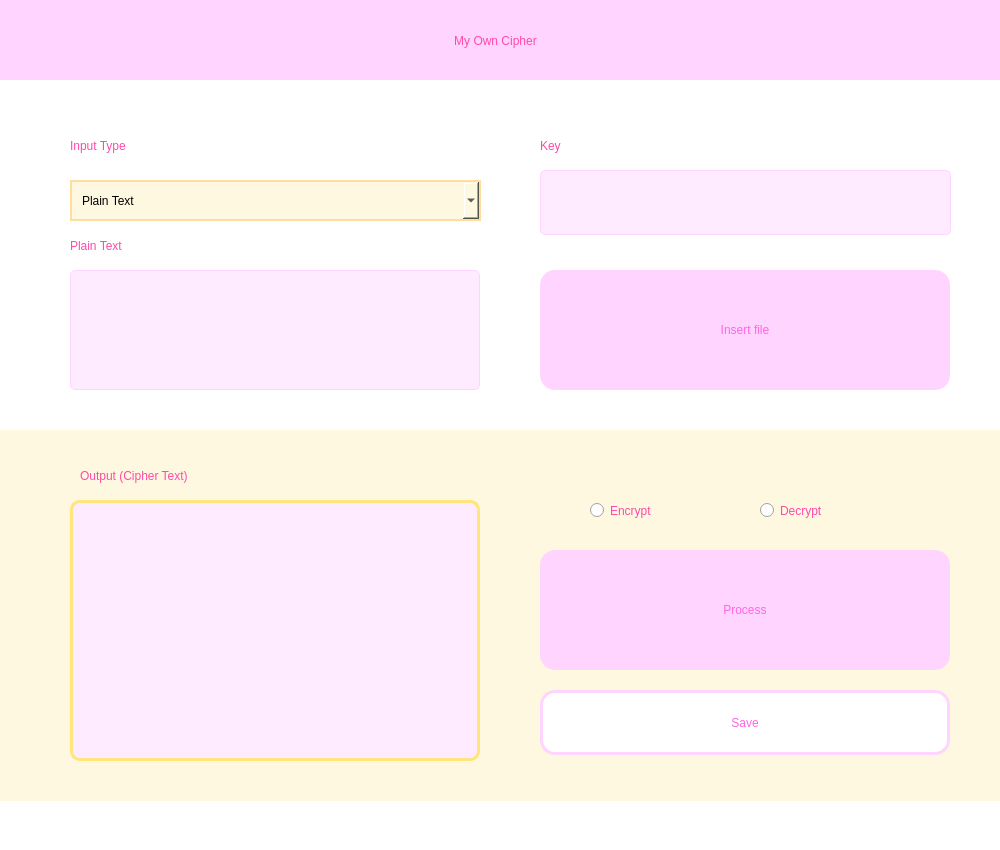
<?xml version="1.0" encoding="UTF-8"?>
<ui version="4.0">
 <class>MainWindow</class>
 <widget class="QMainWindow" name="MainWindow">
  <property name="geometry">
   <rect>
    <x>0</x>
    <y>0</y>
    <width>1000</width>
    <height>850</height>
   </rect>
  </property>
  <property name="windowTitle">
   <string>MainWindow</string>
  </property>
  <property name="styleSheet">
   <string notr="true">background-color: #ffffff</string>
  </property>
  <widget class="QWidget" name="centralwidget">
   <widget class="QPlainTextEdit" name="outputTB">
    <property name="geometry">
     <rect>
      <x>70</x>
      <y>500</y>
      <width>410</width>
      <height>261</height>
     </rect>
    </property>
    <property name="styleSheet">
     <string notr="true">QPlainTextEdit{
	border: 3px solid #ffe57d;
	border-radius: 10px; 
	color: #ac6e23;
	background-color: #ffebff;
	padding: 10px;
	font: 14pt &quot;MS Shell Dlg 2&quot;;
}
</string>
    </property>
    <property name="plainText">
     <string/>
    </property>
   </widget>
   <widget class="QLabel" name="label_3">
    <property name="geometry">
     <rect>
      <x>80</x>
      <y>460</y>
      <width>251</width>
      <height>31</height>
     </rect>
    </property>
    <property name="styleSheet">
     <string notr="true">color: #ff4aa8;
font: 550 14pt &quot;MS Shell Dlg 2&quot;;
background-color: none;</string>
    </property>
    <property name="text">
     <string>Output (Cipher Text)</string>
    </property>
   </widget>
   <widget class="QWidget" name="widget" native="true">
    <property name="geometry">
     <rect>
      <x>0</x>
      <y>0</y>
      <width>1000</width>
      <height>80</height>
     </rect>
    </property>
    <property name="styleSheet">
     <string notr="true">QWidget{
	background-color: #ffd4ff;
}
</string>
    </property>
    <widget class="QLabel" name="label">
     <property name="geometry">
      <rect>
       <x>280</x>
       <y>20</y>
       <width>431</width>
       <height>41</height>
      </rect>
     </property>
     <property name="styleSheet">
      <string notr="true">color: #ff4aa8;
font: 500 18pt &quot;MS Shell Dlg 2&quot;;</string>
     </property>
     <property name="text">
      <string>My Own Cipher</string>
     </property>
     <property name="alignment">
      <set>Qt::AlignCenter</set>
     </property>
    </widget>
   </widget>
   <widget class="QPlainTextEdit" name="textInput">
    <property name="geometry">
     <rect>
      <x>70</x>
      <y>270</y>
      <width>410</width>
      <height>120</height>
     </rect>
    </property>
    <property name="styleSheet">
     <string notr="true">QPlainTextEdit{
	font: 10pt &quot;MS Shell Dlg 2&quot;;
	border: 1px solid #ffd4ff;
	color: #ac6e23;
	background-color: #ffebff;
	border-radius: 5px; 
	padding: 10px;
}

QPlainTextEdit:hover {
	border: 3px solid #ffe57d;
}
</string>
    </property>
    <property name="plainText">
     <string/>
    </property>
   </widget>
   <widget class="QPushButton" name="inputBut">
    <property name="geometry">
     <rect>
      <x>540</x>
      <y>270</y>
      <width>410</width>
      <height>120</height>
     </rect>
    </property>
    <property name="autoFillBackground">
     <bool>false</bool>
    </property>
    <property name="styleSheet">
     <string notr="true">QPushButton {
	font: 500 12pt &quot;MS Shell Dlg 2&quot;;
	border: #ac6e23;
	border-left 2px solid transparent;
	border-radius: 15px; 
	background-color: #ffd4ff;
	color: #ff66e3;
}

QPushButton:hover {
	background-color: #ffa5ea;
}

QPushButton:pressed {
	background-color: #ff4aa8;
	color: #ffffff;
}
</string>
    </property>
    <property name="text">
     <string>Insert file</string>
    </property>
   </widget>
   <widget class="QLabel" name="label_2">
    <property name="geometry">
     <rect>
      <x>70</x>
      <y>230</y>
      <width>131</width>
      <height>31</height>
     </rect>
    </property>
    <property name="styleSheet">
     <string notr="true">color: #ff4aa8;
font: 550 14pt &quot;MS Shell Dlg 2&quot;;
background-color: none;</string>
    </property>
    <property name="text">
     <string>Plain Text</string>
    </property>
   </widget>
   <widget class="QPushButton" name="processBut">
    <property name="geometry">
     <rect>
      <x>540</x>
      <y>550</y>
      <width>410</width>
      <height>120</height>
     </rect>
    </property>
    <property name="styleSheet">
     <string notr="true">QPushButton {
	font: 500 20pt &quot;MS Shell Dlg 2&quot;;
	border: none;
	border-left 2px solid transparent;
	border-radius: 15px; 
	background-color: #ffd4ff;
	color: #ff66e3;
}

QPushButton:hover {
	background-color: #ffa5ea;
}

QPushButton:pressed {
	background-color: #ff4aa8;
	color: #fff;
}
</string>
    </property>
    <property name="text">
     <string>Process</string>
    </property>
   </widget>
   <widget class="QLabel" name="label_4">
    <property name="geometry">
     <rect>
      <x>540</x>
      <y>130</y>
      <width>121</width>
      <height>31</height>
     </rect>
    </property>
    <property name="styleSheet">
     <string notr="true">color: #ff4aa8;
font: 550 14pt &quot;MS Shell Dlg 2&quot;;
background-color: none;</string>
    </property>
    <property name="text">
     <string>Key</string>
    </property>
   </widget>
   <widget class="QPlainTextEdit" name="keyInput">
    <property name="geometry">
     <rect>
      <x>540</x>
      <y>170</y>
      <width>411</width>
      <height>65</height>
     </rect>
    </property>
    <property name="styleSheet">
     <string notr="true">QPlainTextEdit{
	font: 10pt &quot;MS Shell Dlg 2&quot;;
	border: 1px solid #ffd4ff;
	color: #ac6e23;
	background-color: #ffebff;
	border-radius: 5px; 
	padding: 10px;
}

QPlainTextEdit:hover {
	border: 3px solid #ffe57d;
}
</string>
    </property>
    <property name="plainText">
     <string/>
    </property>
   </widget>
   <widget class="QPushButton" name="saveBut">
    <property name="geometry">
     <rect>
      <x>540</x>
      <y>690</y>
      <width>410</width>
      <height>65</height>
     </rect>
    </property>
    <property name="styleSheet">
     <string notr="true">QPushButton {
	font: 700 11pt &quot;MS Shell Dlg 2&quot;;
	border: none;
	border-left 2px solid transparent;
	border-radius: 15px; 
	background-color: #ffffff;
	border: 3px solid #ffd4ff;
	color: #ff66e3;
}

QPushButton:hover {
	background-color: #ffa5ea;
	border: none;
}

QPushButton:pressed {
	background-color: #ff4aa8;
	color: #fff;
}

</string>
    </property>
    <property name="text">
     <string>Save</string>
    </property>
   </widget>
   <widget class="QRadioButton" name="encBut">
    <property name="geometry">
     <rect>
      <x>590</x>
      <y>490</y>
      <width>111</width>
      <height>41</height>
     </rect>
    </property>
    <property name="styleSheet">
     <string notr="true">color: #ff4aa8;
font: 500 11pt &quot;MS Shell Dlg 2&quot;;
background-color: none;</string>
    </property>
    <property name="text">
     <string>Encrypt</string>
    </property>
   </widget>
   <widget class="QRadioButton" name="decBut">
    <property name="geometry">
     <rect>
      <x>760</x>
      <y>490</y>
      <width>111</width>
      <height>41</height>
     </rect>
    </property>
    <property name="styleSheet">
     <string notr="true">color: #ff4aa8;
font: 500 11pt &quot;MS Shell Dlg 2&quot;;
background-color: none;</string>
    </property>
    <property name="text">
     <string>Decrypt</string>
    </property>
   </widget>
   <widget class="QWidget" name="widget_2" native="true">
    <property name="geometry">
     <rect>
      <x>0</x>
      <y>430</y>
      <width>1001</width>
      <height>371</height>
     </rect>
    </property>
    <property name="styleSheet">
     <string notr="true">background-color: #fff8e1</string>
    </property>
   </widget>
   <widget class="QComboBox" name="inputType">
    <property name="geometry">
     <rect>
      <x>70</x>
      <y>180</y>
      <width>411</width>
      <height>41</height>
     </rect>
    </property>
    <property name="styleSheet">
     <string notr="true">QComboBox{
	background-color: #ebebeb;
	font: 75 10pt &quot;MS Shell Dlg 2&quot;;
	padding-left: 10px;
	border: 2px solid #ffdca0;
	background-color: #fff8e1;
}
</string>
    </property>
    <item>
     <property name="text">
      <string>Plain Text</string>
     </property>
    </item>
    <item>
     <property name="text">
      <string>Text File</string>
     </property>
    </item>
    <item>
     <property name="text">
      <string>Binary File</string>
     </property>
    </item>
   </widget>
   <widget class="QLabel" name="label_5">
    <property name="geometry">
     <rect>
      <x>70</x>
      <y>130</y>
      <width>161</width>
      <height>31</height>
     </rect>
    </property>
    <property name="styleSheet">
     <string notr="true">color: #ff4aa8;
font: 550 14pt &quot;MS Shell Dlg 2&quot;;
background-color: none;</string>
    </property>
    <property name="text">
     <string>Input Type</string>
    </property>
   </widget>
   <zorder>widget_2</zorder>
   <zorder>outputTB</zorder>
   <zorder>label_3</zorder>
   <zorder>widget</zorder>
   <zorder>textInput</zorder>
   <zorder>inputBut</zorder>
   <zorder>label_2</zorder>
   <zorder>processBut</zorder>
   <zorder>label_4</zorder>
   <zorder>keyInput</zorder>
   <zorder>saveBut</zorder>
   <zorder>encBut</zorder>
   <zorder>decBut</zorder>
   <zorder>inputType</zorder>
   <zorder>label_5</zorder>
  </widget>
  <widget class="QMenuBar" name="menubar">
   <property name="geometry">
    <rect>
     <x>0</x>
     <y>0</y>
     <width>1000</width>
     <height>26</height>
    </rect>
   </property>
  </widget>
  <widget class="QStatusBar" name="statusbar"/>
 </widget>
 <resources/>
 <connections/>
</ui>
